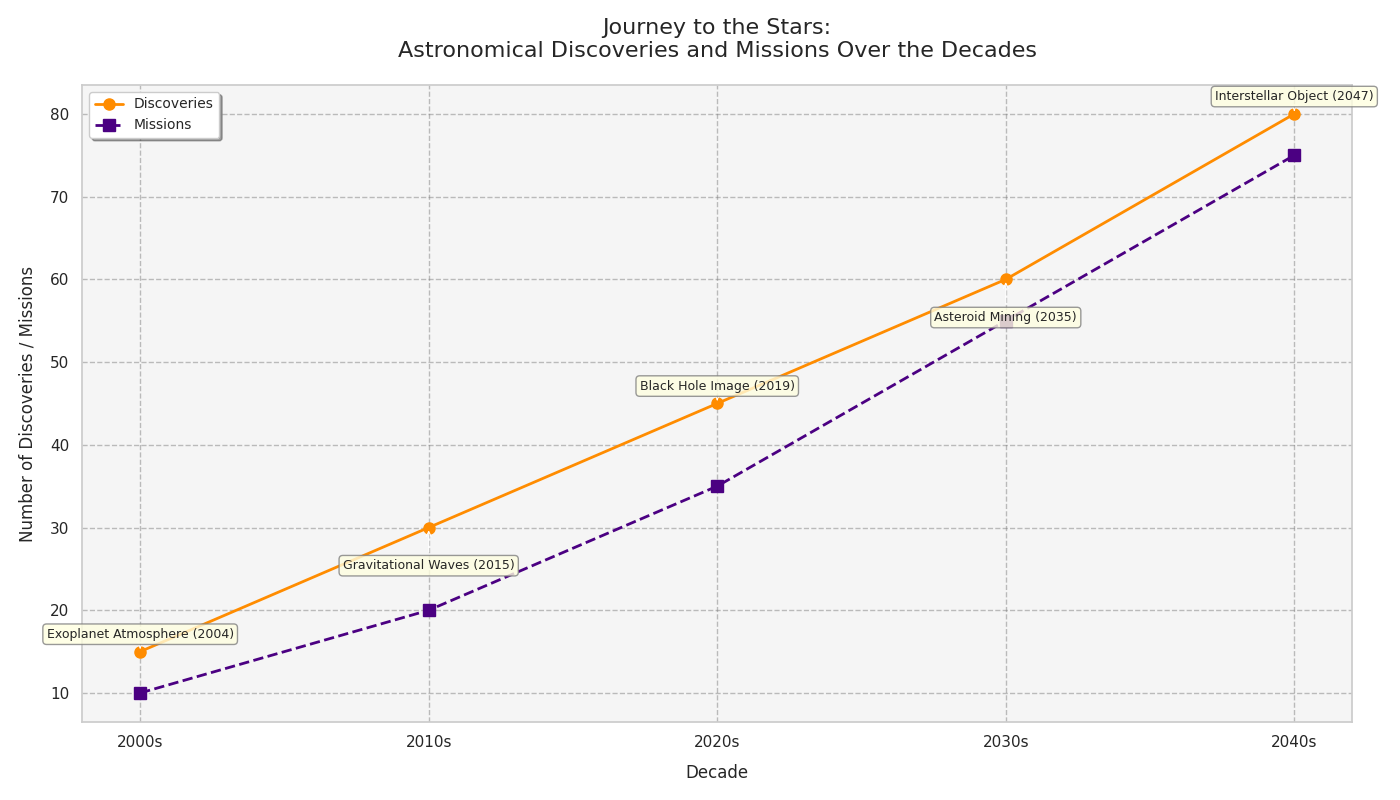

Reproduce this figure in Python.
import matplotlib.pyplot as plt
import numpy as np
from matplotlib import cm

decades = ['2000s', '2010s', '2020s', '2030s', '2040s']
discoveries = [15, 30, 45, 60, 80]
breakthroughs = [
    "Exoplanet Atmosphere",
    "Gravitational Waves",
    "Black Hole Image",
    "Asteroid Mining",
    "Interstellar Object"
]
breakthrough_years = ['2004', '2015', '2019', '2035', '2047']
missions = [10, 20, 35, 55, 75]

fig, ax = plt.subplots(figsize=(14, 8))

# Updated line plot colors
ax.plot(decades, discoveries, marker='o', linestyle='-', color='darkorange', linewidth=2, label='Discoveries', markersize=8)
ax.plot(decades, missions, marker='s', linestyle='--', color='indigo', linewidth=2, label='Missions', markersize=8)

ax.grid(True, linestyle='--', color='gray', alpha=0.5)

for i, txt in enumerate(breakthroughs):
    ax.annotate(
        f'{txt} ({breakthrough_years[i]})',
        xy=(decades[i], discoveries[i]),
        xytext=(0, 10 if i % 2 == 0 else -30),
        textcoords='offset points',
        arrowprops=dict(facecolor='black', arrowstyle='->', lw=0.8),
        fontsize=9,
        ha='center',
        bbox=dict(boxstyle="round,pad=0.3", edgecolor='gray', facecolor='lightyellow', alpha=0.8)
    )

ax.set_xlabel('Decade', fontsize=12, labelpad=10)
ax.set_ylabel('Number of Discoveries / Missions', fontsize=12, labelpad=10)
ax.set_title('Journey to the Stars:\nAstronomical Discoveries and Missions Over the Decades', fontsize=16, pad=20)

ax.legend(loc='upper left', fontsize=10, frameon=True, shadow=True, fancybox=True)
ax.set_facecolor('whitesmoke')
plt.tight_layout()
plt.show()
